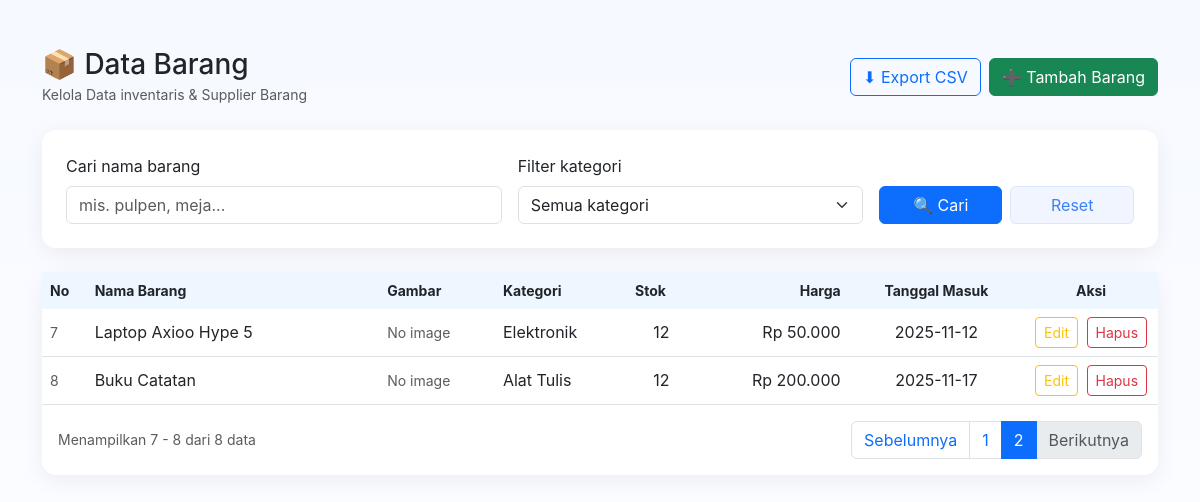
The app's page /index.php?page=2 with its own data.
### tables this page shows
CREATE TABLE `barang` (
  `id_barang` int(60) NOT NULL,
  `nama_barang` varchar(150) NOT NULL,
  `id_kategori` int(120) NOT NULL,
  `stok` int(110) NOT NULL,
  `harga_barang` decimal(15,2) NOT NULL,
  `tanggal_masuk` date NOT NULL,
  `gambar` varchar(150) NOT NULL
);

CREATE TABLE `kategori` (
  `id_kategori` int(120) NOT NULL,
  `nama_kategori` varchar(150) NOT NULL
);

### index.php (the view, shortened to what this page needs)
<?php
include 'koneksi.php';
$uploadDir = __DIR__. '/uploads';
function e($v){ return htmlspecialchars($v ?? '', ENT_QUOTES); }
$perPage = 6;
$page = isset($_GET['page']) ? max(1, (int)$_GET['page']) : 1;
$keyword = trim($_GET['keyword'] ?? '');
$where = " WHERE 1=1 ";
$params = [];
$countSql = "SELECT COUNT(*) FROM barang b LEFT JOIN kategori k ON b.id_kategori = k.id_kategori " . $where;
$countStmt = $pdo->prepare($countSql);
$countStmt->execute($params);
$total = (int)$countStmt->fetchColumn();
$totalPages = max(1,(int)ceil($total/$perPage));
$offset = ($page-1)*$perPage;
$sql = "SELECT b.id_barang, b.nama_barang, b.id_kategori, b.stok, b.harga_barang, b.tanggal_masuk, b.gambar, k.nama_kategori
        FROM barang b
        LEFT JOIN kategori k ON b.id_kategori = k.id_kategori
        ".$where." ORDER BY b.id_barang DESC LIMIT ? OFFSET ?";
$stmt = $pdo->prepare($sql);
$bindIndex = 1;
$stmt->bindValue($bindIndex++, (int)$perPage, PDO::PARAM_INT);
$stmt->bindValue($bindIndex++, (int)$offset, PDO::PARAM_INT);
$stmt->execute();
$barangList = $stmt->fetchAll(PDO::FETCH_ASSOC);
?>
<!doctype html>
<html lang="id">
<head>
<link href="https://cdn.jsdelivr.net/npm/bootstrap@5.3.0/dist/css/bootstrap.min.css" rel="stylesheet">
</head>
<body>
<div class="container py-5">
  <div class="d-flex justify-content-between align-items-center mb-4">
    <div>
      <h3 class="mb-0">📦 Data Barang</h3>
      <small class="text-muted">Kelola Data inventaris & Supplier Barang</small>
    </div>
    <div class="d-flex gap-2">
      <a class="btn btn-outline-primary" href="index.php?export=csv">⬇ Export CSV</a>
      <a class="btn btn-success" href="tambah.php">➕ Tambah Barang</a>
    </div>
  </div>
  <div class="card custom p-4 mb-4">
    <form class="row g-3 align-items-end" method="get">
      <div class="col-md-5">
        <label class="form-label">Cari nama barang</label>
        <input type="text" name="keyword" class="form-control" placeholder="mis. pulpen, meja..." value="<?= e($keyword) ?>">
      </div>
      <div class="col-md-4">
        <label class="form-label">Filter kategori</label>
        <select name="kategori" class="form-select">
          <option value="">Semua kategori</option>
        </select>
      </div>
      <div class="col-md-3 d-flex gap-2">
        <button type="submit" class="btn btn-primary w-100">🔍 Cari</button>
        <a href="index.php" class="btn btn-soft w-100">Reset</a>
      </div>
    </form>
  </div>
  <div class="card custom">
    <div class="card-body p-0">
      <div class="table-responsive">
        <table class="table align-middle mb-0">
          <thead>
            <tr class="text-muted small">
              <th style="width:4%">No</th>
              <th>Nama Barang</th>
              <th>Gambar</th>
              <th>Kategori</th>
              <th>Stok</th>
              <th class="text-end">Harga</th>
              <th class="text-center">Tanggal Masuk</th>
              <th class="text-center" style="width:12%">Aksi</th>
            </tr>
          </thead>
          <tbody>
            <?php if ($barangList): $no=$offset+1; ?>
              <?php foreach($barangList as $row): ?>
                <tr>
                  <td class="small text-muted"><?= $no++ ?></td>
                  <td style="min-width:200px"><?= e($row['nama_barang']) ?></td>
                  <td>
                    <?php if(!empty($row['gambar']) && is_file($uploadDir.'/'.$row['gambar'])): ?>
                      <img src="uploads/<?= e($row['gambar']) ?>" class="thumb" alt="">
                    <?php else: ?>
                      <div class="text-muted small">No image</div>
                    <?php endif; ?>
                  </td>
                  <td><?= e($row['nama_kategori']??'-') ?></td>
                  <td class="text-center"><?= e($row['stok']) ?></td>
                  <td class="text-end">Rp <?= number_format($row['harga_barang']??0,0,',','.') ?></td>
                  <td class="text-center"><?= e($row['tanggal_masuk']) ?></td>
                  <td class="text-center">
                    <a href="edit.php?id=<?= e($row['id_barang']) ?>" class="btn btn-sm btn-outline-warning me-1">Edit</a>
                    <button class="btn btn-sm btn-outline-danger" data-bs-toggle="modal" data-bs-target="#modalDelete<?= $row['id_barang'] ?>">Hapus</button>
                  </td>
                </tr>
              <?php endforeach; ?>
            <?php else: ?>
              <tr><td colspan="8" class="text-center text-muted py-4">Belum ada data barang.</td></tr>
            <?php endif; ?>
          </tbody>
        </table>
      </div>
      <div class="d-flex justify-content-between align-items-center p-3">
        <div class="text-muted small">Menampilkan <?= ($total>0?($offset+1):0) ?> - <?= min($offset+$perPage,$total) ?> dari <?= $total ?> data</div>
        <div>
          <ul class="pagination mb-0">
            <?php
            $queryBase = $_GET;
            unset($queryBase['export']);
            ?>
            <li class="page-item <?= ($page<=1)?'disabled':'' ?>">
              <?php $queryBase['page']=$page-1; ?>
              <a class="page-link" href="index.php?<?= http_build_query($queryBase) ?>">Sebelumnya</a>
            </li>
            <?php for($i=1;$i<=$totalPages;$i++): ?>
              <?php $queryBase['page']=$i; ?>
              <li class="page-item <?= ($i==$page)?'active':'' ?>"><a class="page-link" href="index.php?<?= http_build_query($queryBase) ?>"><?= $i ?></a></li>
            <?php endfor; ?>
            <li class="page-item <?= ($page>=$totalPages)?'disabled':'' ?>">
              <?php $queryBase['page']=$page+1; ?>
              <a class="page-link" href="index.php?<?= http_build_query($queryBase) ?>">Berikutnya</a>
            </li>
          </ul>
        </div>
      </div>
    </div>
  </div>
</div>
</body>
</html>

### index.php (style rules this page uses)
:root { --soft-blue:#eef6ff; --accent:#3b82f6; }
body { background:linear-gradient(180deg,#f6f9ff 0%,#fbfcff 100%); font-family:Inter,system-ui,-apple-system,Segoe UI,Roboto,"Helvetica Neue",Arial; }
.card.custom { border-radius:14px; box-shadow:0 6px 22px rgba(15,23,42,0.06); border:none; }
.table thead th { background: var(--soft-blue); border-bottom:none; }
.btn-soft { background:#f1f5ff; color:var(--accent); border:1px solid rgba(59,130,246,0.12); }

### records on screen
barang: nama_barang "Laptop Axioo Hype 5", shows "No image", id_kategori.nama_kategori "Elektronik", stok "12", harga_barang "50.000", tanggal_masuk "2025-11-12"
barang: nama_barang "Buku Catatan", shows "No image", id_kategori.nama_kategori "Alat Tulis", stok "12", harga_barang "200.000", tanggal_masuk "2025-11-17"

### other values on screen
$offset+1 "7"
min($offset+$perPage,$total) "8"
$total "8"
